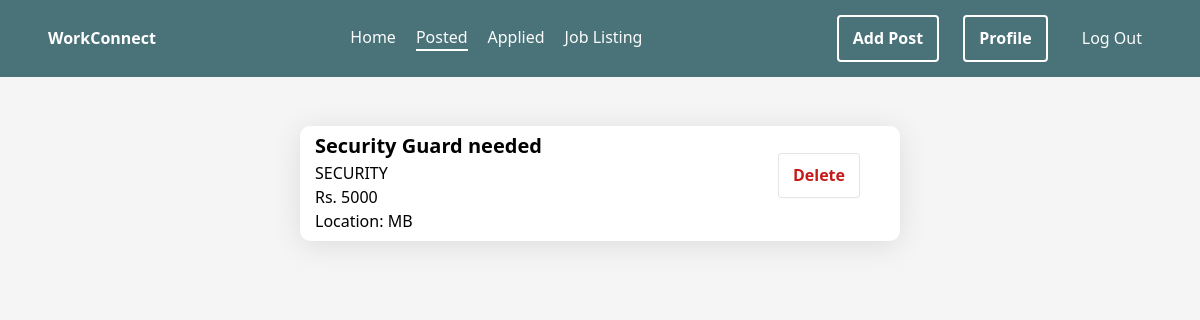
Before: /newco/posts (signed in) with the older database file.
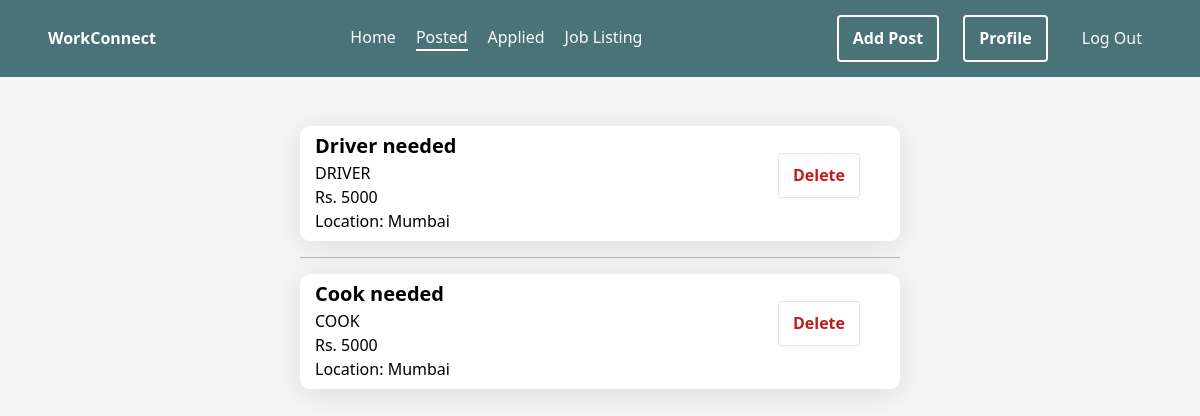
After: the same page with the newer database file.
### newco/models.py (models this page shows, shortened)
class Job(models.Model):
    user = models.ForeignKey(User,on_delete=models.CASCADE)
    title = models.CharField(max_length=255)
    description = models.TextField()
    job_specification = models.CharField(max_length=255)
    salary = models.CharField(max_length=32)
    location = models.CharField(max_length=32)
    people_applied = models.IntegerField(default=0)
    applied = models.ManyToManyField(User,related_name='users_applied',blank=True)

### newco/views.py (the view)
# urls.py: path('posts',views.posts,name='posted'),
def posts(request):
    jobs = Job.objects.filter(user=request.user)
    if jobs.count() == 0:
        jobs = None
    else:
        jobs = reversed(jobs)
    return render(request,'newco/postedjobs.html',{'jobs':jobs})

### newco/templates/newco/postedjobs.html (shortened to what this page needs)
{% extends 'newco/layout.html' %}
{% block body %}
{% if jobs %}
<div class="w-100 h-auto center">
    <div class="w-50 d-block m-3">
        {% for job in jobs %}
        <hr>
            <a href="{% url 'job-profile' job.id %}" class="w-100">
                <div class="post column form w-100 flex-row">
                    <div class="flex-column w-100">
                        <div class="w-100 lead" style="font-weight: 600;">{{ job.title }}</div>
                        <div class="w-100 ">{{ job.job_specification }}</div>
                        <div class="w-100 ">Rs. {{ job.salary }}</div>
                        <div class="w-100 " >Location: {{ job.location }}</div>
                    </div>
                </a>
                {% if request.user == job.user %}
                    <div class="w-25 center" style="height: 90px;"><a href="delete/{{ job.id }}"><button type="button" class="del-btn">Delete</button></a></div>
                {% else %}
                    <div class="w-25 center" style="height: 90px;"><a href="{% url 'unapply' job.id %} "><button type="button" class="del-btn">Unapply</button></a></div>
                {% endif %}
            </div>
        {% endfor %}
    </div>
{% endif %}
{% endblock %}

Changed rows visible on the page:
removed Job: title "Security Guard needed", job_specification "SECURITY", salary "5000", location "MB"
added Job: title "Driver needed", job_specification "DRIVER", salary "5000", location "Mumbai"
added Job: title "Cook needed", job_specification "COOK", salary "5000", location "Mumbai"
